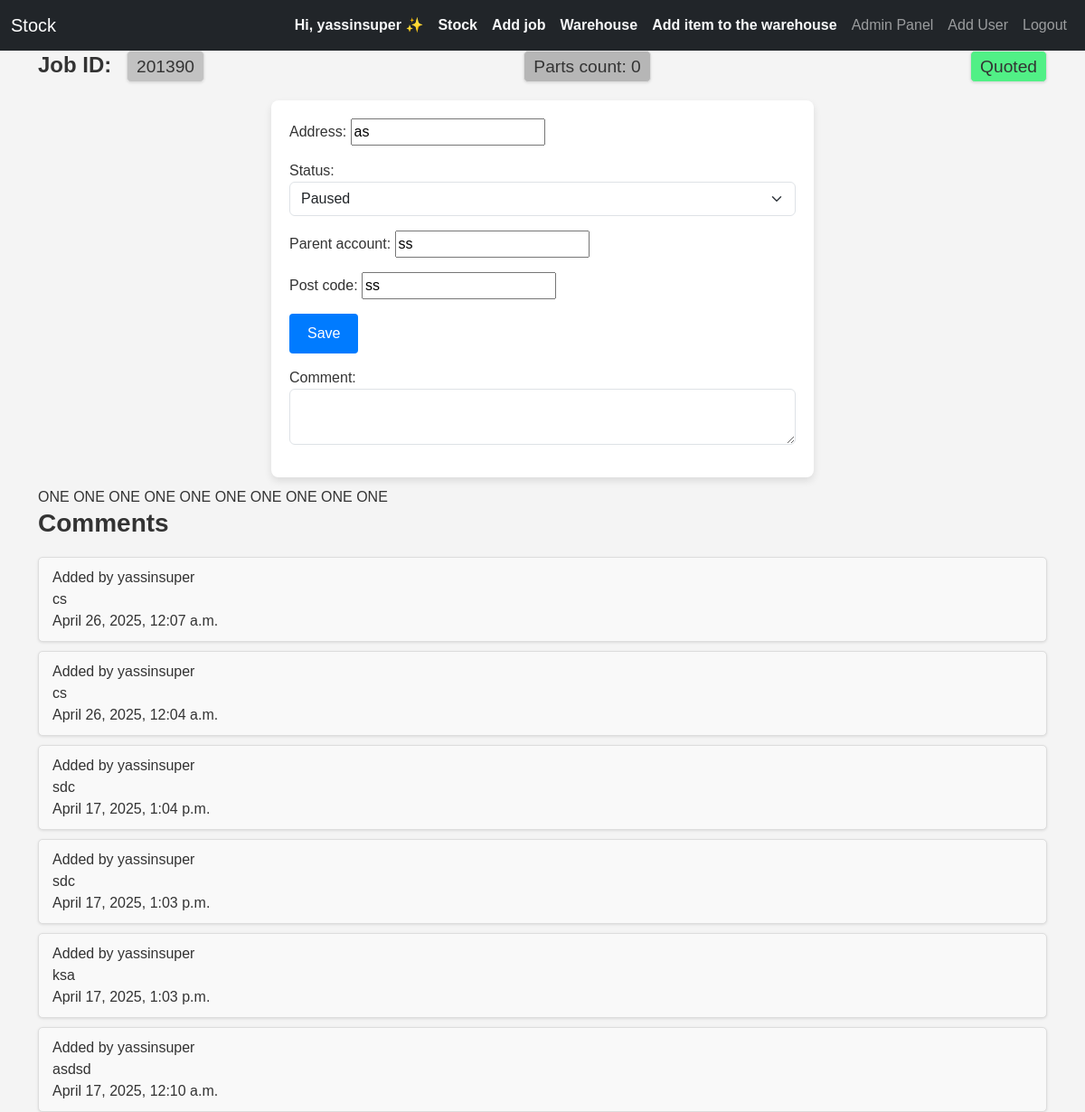
The app's page /job/201390/ (signed in), older data.
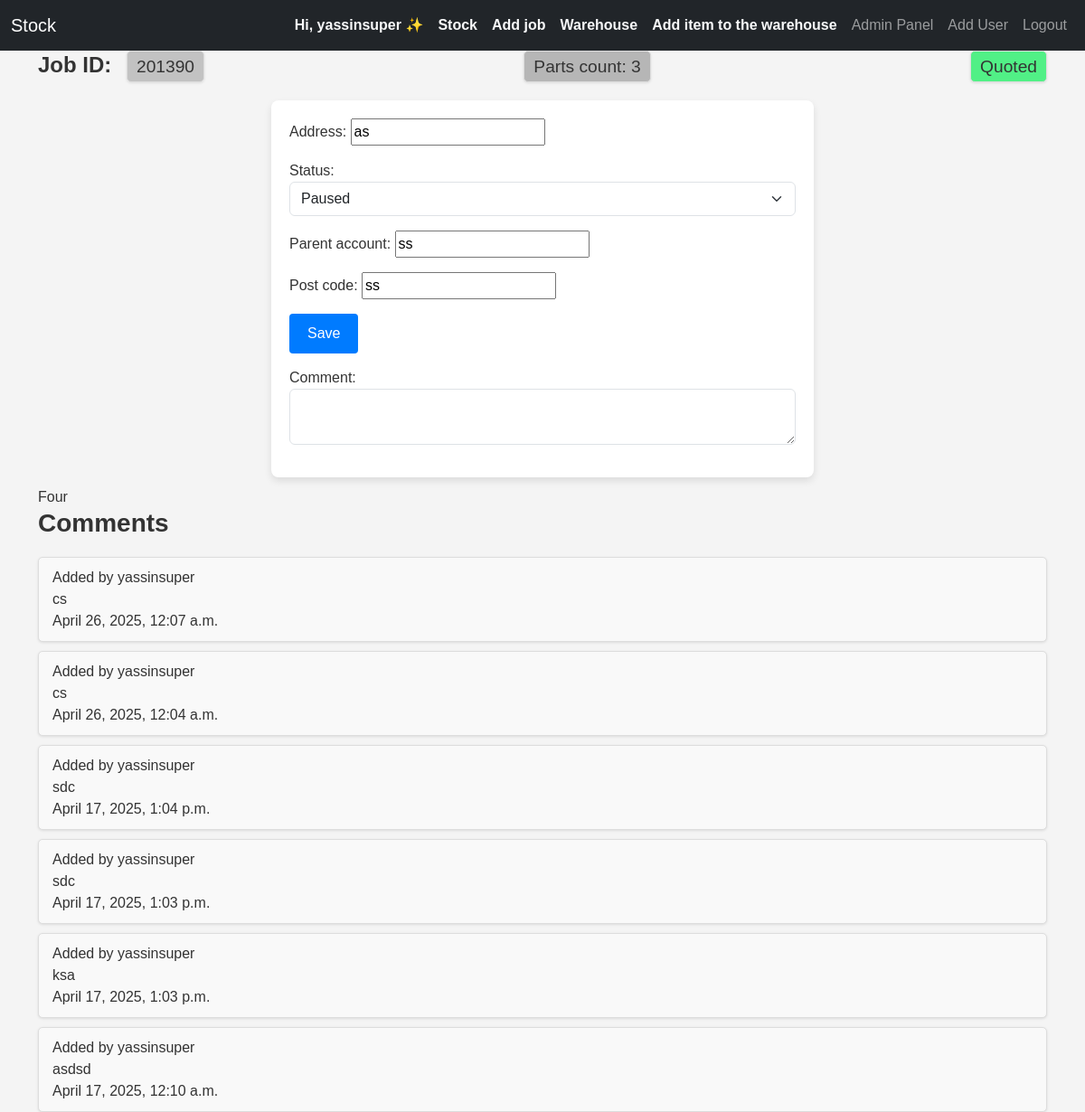
The same page, newer data.
### inventory/models.py (models this page shows, shortened)
class JobItem(models.Model):
    CHOICES=[
        ('ordered', 'Ordered'),
        ('arrived', 'Arrived'),
        ('not_ordered','Not ordered'),
    ]
    job = models.ForeignKey(Job, on_delete=models.DO_NOTHING, related_name="items")
    item = models.ForeignKey(Item, on_delete=models.CASCADE, related_name="job_items")
    job_quantity = models.PositiveSmallIntegerField(default=0)  # How many needed for this job
    arrived_quantity=models.PositiveSmallIntegerField(default=0)
    status=models.CharField(max_length=20,choices=CHOICES,default="not_ordered")
    is_used=models.BooleanField(default=False)
    from_warehouse=models.BooleanField(default=False)
    def __str__(self):
        return str(self.item.name)

class Item(models.Model):
    CHOICES=[
        ('ordered', 'Ordered'),
        ('arrived', 'Arrived'),
        ('not_ordered','Not ordered'),
    ]
    name=models.CharField(max_length=70)
    part_number=models.TextField(max_length=30)
    reference=models.TextField(blank=True,null=True,max_length=40)
    price=models.DecimalField(max_digits=10, decimal_places=2)
    supplier=models.CharField(max_length=70)
    company=models.ForeignKey(Company,on_delete=models.CASCADE,related_name="item_company")
    added_date=models.DateTimeField(auto_now_add=True)
    added_by=models.ForeignKey(CustomUser, on_delete=models.DO_NOTHING, null=True, blank=True, related_name="added_by_user")
    required_quantity=models.PositiveSmallIntegerField(default=0)
    arrived_quantity=models.PositiveSmallIntegerField(default=0)
    notes=models.TextField(null=True, blank=True)

class Comment(models.Model):
    content_type = models.ForeignKey(ContentType, on_delete=models.CASCADE)  # Reference to the model (Job or Item)
    object_id = models.PositiveIntegerField()  # ID of the related object
    company=models.ForeignKey(Company, on_delete=models.CASCADE,related_name="comment_company")
    content_object = GenericForeignKey('content_type', 'object_id','company')  # Generic relationship
    comment = models.TextField(null=True, blank=True)
    added_date = models.DateTimeField(auto_now_add=True)
    added_by = models.ForeignKey(CustomUser, on_delete=models.DO_NOTHING, null=False, blank=False, related_name="added_by")
    class Meta:
        ordering = ['-added_date']
    def __str__(self):
        return self.comment#[:20] + "..." if len(self.comment) > 20 else self.comment

class CustomUser(AbstractUser):
    company = models.ForeignKey(Company, on_delete=models.CASCADE, null=True, blank=True, related_name="employeees")
    email = models.EmailField(unique=True)
    username = models.CharField(max_length=90, unique=False)
    groups = models.ManyToManyField('auth.Group', related_name='users',)
    REQUIRED_FIELDS = ['username',]
    USERNAME_FIELD = 'email'
    class Meta:
        verbose_name_plural = 'users'
        ordering = ['id']

### inventory/views.py (the view, shortened to what this page needs)
# urls.py: path('job/<int:pk>/',views.update_job,name='update_job'),
@login_required
def update_job(request, pk):
    job=Job.objects.filter(company=request.user.company).get(job_id=pk)
    items=JobItem.objects.filter(job=job)
    items_count=0
    for item in items:
        items_count+=item.job_quantity
    form = JobForm(instance=job,updating=True,)
    comments_form=CommentForm(initial={
        'content_type': ContentType.objects.get_for_model(Job),
        'object_id': job.job_id,
        'company': request.user.company,
        })
    comments = Comment.objects.filter(content_type=ContentType.objects.get_for_model(Job), object_id=job.job_id,company=request.user.company)
    context={'form': form,'job':job,'comments_form':comments_form,'comments':comments,'items':items,'items_count':items_count}
    return render(request, 'inventory/job_update.html', context)

### inventory/forms.py
class JobForm(forms.ModelForm):
    class Meta:
        model = Job
        fields = '__all__'
        exclude = ['user', 'company','items_arrived']
        labels = {
            'name': 'Part Name',
        }
        widgets = {
            'description': forms.Textarea(attrs={'rows': 2, 'class': 'form-control'}),
            'status': forms.Select(attrs={'class': 'form-select', 'id': 'status'}),
            'price': forms.NumberInput(attrs={'class': 'form-control'}),
            'quantity': forms.NumberInput(attrs={'class': 'form-control'}),
            'quoted':forms.HiddenInput(),
            'job_id': forms.TextInput(attrs={  # Override widget for job_id
                'type': 'text',  # Set input type to text
                'inputmode': 'numeric',  # Allow numeric input
                'pattern': '[0-9]*',  # Numeric pattern
                'placeholder': 'Enter Job ID',
                'class': 'form-control',
            }),
        }
    def __init__(self, *args, updating=False, **kwargs):
        super().__init__(*args, **kwargs)
        if updating:
            self.fields['job_id'].widget=forms.HiddenInput()

### templates/inventory/job_update.html (shortened to what this page needs)
{% extends 'inventory/base.html' %}
{% load static %}
{% block body %}
  <h2 style="margin-bottom: 20px; font-size: 1.5rem; font-weight: bold; display: flex; justify-content: space-between; align-items: center;">
    <span>
      Job ID:
      <span style="
        display: inline-block;
        padding: 5px 10px;
        margin-left: 10px;
        font-size: 1.2rem;
        font-weight: normal;
        color: #333;
        background-color: rgba(182, 182, 182, 0.79);
        border: 1px solid #ddd;
        border-radius: 5px;
        box-shadow: 0 1px 3px rgba(0, 0, 0, 0.1);
      ">{{ job.job_id }}</span>
    </span>
    <span style="
        display: inline-block;
        padding: 5px 10px;
        font-size: 1.2rem;
        font-weight: normal;
        color: #333;
        background-color: rgb(182, 182, 182);
        border: 1px solid #ddd;
        border-radius: 5px;
        box-shadow: 0 1px 3px rgba(0, 0, 0, 0.1);
      ">Parts count: {{ items_count }}</span>
    {% if job.quoted %}
      <span style="
        display: inline-block;
        padding: 5px 10px;
        font-size: 1.2rem;
        font-weight: normal;
        color: #333;
        background-color: rgba(39, 240, 106, 0.79);
        border: 1px solid #ddd;
        border-radius: 5px;
        box-shadow: 0 1px 3px rgba(0, 0, 0, 0.1);
      ">Quoted</span>
    {% endif %}
  </h2>
  <section class="form-section">
    <form action="" method="POST" enctype="multipart/form-data" class="form-container">
      <div class="form-group">{{ form.as_p }}</div>
      <div class="form-group">
        <button type="submit" class="btn-submit">Save</button>
      </div>
      <section class="form-section">
        <div class="form-group">{{ comments_form.as_p }}</div>
      </section>
    </form>
  </section>
  {% for item in items %}
    {{ item }}
  {% endfor %}
  <section>
    <h3>Comments</h3>
    <div class="comments-container">
      {% for comment in comments %}
        <div class="comment-card">
          <span>Added by {{ comment.added_by.username }}</span>
          <p>{{ comment }}</p>
          <span>{{ comment.added_date }}</span>
        </div>
      {% empty %}
        <p>No comments available.</p>
      {% endfor %}
    </div>
  </section>
{% endblock %}

Row changes from the older to the newer data that the page shows:
removed JobItem: item.name "ONE"
removed JobItem: item.name "ONE"
removed JobItem: item.name "ONE"
removed JobItem: item.name "ONE"
removed JobItem: item.name "ONE"
removed JobItem: item.name "ONE"
removed JobItem: item.name "ONE"
removed JobItem: item.name "ONE"
removed JobItem: item.name "ONE"
removed JobItem: item.name "ONE"
added JobItem: item.name "Four"
Text that changed along with them:
{{ items_count }}: "0" → "3"
